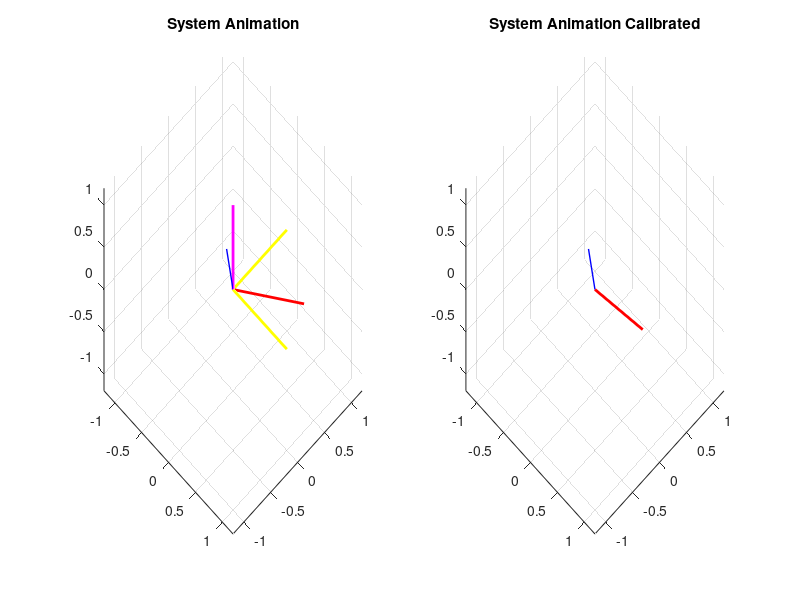

Write MATLAB code to recreate this figure.
%Clears figures, variables, and terminal before plotting
clc;
clear;
close;

%Loading the data file into the program
%format of "   x   y   z   x2   x2   z2"
%Secont vector is the roll orientation vector
filename = input("Filename: ", 's');
load('vec.dat');
h = length(vec);

%Defines the unit vector which defines the real upwards (Z) direction
newUpVector = [0,0,1];
newUpVector = newUpVector/norm(newUpVector);

%obtains a perpindicular unit vector to the upwards direction
newYVector = [0, 1, (-newUpVector(2)/newUpVector(3))];
newYVector = newYVector/norm(newYVector);

%finds the last unit vector for the axis based on the first two
newXVector = cross(newYVector,newUpVector);

%creates a direction cosine matrix based on the new axis
calDCM = [newXVector(1), newYVector(1), newUpVector(1);...
    newXVector(2), newYVector(2), newUpVector(2);...
    newXVector(3), newYVector(3), newUpVector(3);];

%separates the direction and roll vectors out of the raw data
dirVecCal = zeros(h,3);
rolVecCal = zeros(h,3);

%applies DCM to the direction vector
dirVec = vec(:,1:3);
dirVecCal(:,1) = dirVec(:,1)*calDCM(1,1) + dirVec(:,2) * calDCM(1,2)...
    + dirVec(:,3) * calDCM(1,3);
dirVec(:,2) = dirVec(:,1)*calDCM(2,1) + dirVec(:,2) * calDCM(2,2)...
    + dirVecCal(:,3) * calDCM(2,3);
dirVecCal(:,3) = dirVec(:,1)*calDCM(3,1) + dirVec(:,2) * calDCM(3,2)...
    + dirVec(:,3) * calDCM(3,3);

%applies DCM to the roll vector
rolVec = vec(:,4:6);
rolVecCal(:,1) = rolVec(:,1)*calDCM(1,1) + rolVec(:,2) * calDCM(1,2)...
    + rolVec(:,3) * calDCM(1,3);
rolVecCal(:,2) = rolVec(:,1)*calDCM(2,1) + rolVec(:,2) * calDCM(2,2)...
    + rolVec(:,3) * calDCM(2,3);
rolVecCal(:,3) = rolVec(:,1)*calDCM(3,1) + rolVec(:,2) * calDCM(3,2)...
    + rolVec(:,3) * calDCM(3,3);

%projVec(:,1:3) = rolVec(:,1:3) - dot(rolVec(:,1:3),norm(dirVec(:,1:3)))*rolVec(:,1:3);

%Creates first plot
%this plot contains the unmodified direction and roll data
subplot(1,2,1);
hold on;
xlim([-1.2 1.2])
ylim([-1.2 1.2])
zlim([-1.2 1.2])
title("System Animation")

% oldUpVecLine = plot3([0,0],[0,0],[0,1], 'c', 'Linewidth', 2);
% oldYVecLine = plot3([0,0],[0,1],[0,0], 'g', 'Linewidth', 2);
% oldXVecLine = plot3([0,1],[0,0],[0,0], 'g', 'Linewidth', 2);

%shows the new axis on the first plot
newUpVecLine = plot3([0,newUpVector(1)],[0,newUpVector(2)],[0,newUpVector(3)], 'm', 'Linewidth', 2);
newYVecLine = plot3([0,newYVector(1)],[0,newYVector(2)],[0,newYVector(3)], 'y', 'Linewidth', 2);
newXVecLine = plot3([0,newXVector(1)],[0,newXVector(2)],[0,newXVector(3)], 'y', 'Linewidth', 2);

%initialized plot objects for the first plot
vectorLine = plot3([0,1],[0,1],[0,1], 'r', 'Linewidth', 2);
rollLine = plot3([0,0],[0,0],[0,0], 'b', 'Linewidth', 1); 
view(45,45);
grid on;

%Creates second plot
%Contains data adjusted for the new axis system
subplot(1,2,2);
hold on;
xlim([-1.2 1.2])
ylim([-1.2 1.2])
zlim([-1.2 1.2])
title("System Animation Calibrated")
vectorLineCal = plot3([0,1],[0,1],[0,1], 'r', 'Linewidth', 2);
rollLineCal = plot3([0,0],[0,0],[0,0], 'b', 'Linewidth', 1); 
view(45,45);
grid on;

%loop contains animation code for the plots
for ii = 1:h
    %updates the objects in the first plot
    set(vectorLine,'XData',[0,vec(ii,1)],'YData',[0,vec(ii,2)],'ZData',[0,vec(ii,3)]);
    set(rollLine,'XData',[0,vec(ii,4)]/2,'YData',[0,vec(ii,5)]/2,'ZData',[0,vec(ii,6)]/2);
    
    %updates the objects in the second plot
    set(vectorLineCal,'XData',[0,dirVecCal(ii,1)],'YData',[0,dirVecCal(ii,2)],'ZData',[0,dirVecCal(ii,3)]);
    set(rollLineCal,'XData',[0,rolVecCal(ii,1)]/2,'YData',[0,rolVecCal(ii,2)]/2,'ZData',[0,rolVecCal(ii,3)]/2);
    
    %1/20 second delay and draw command
    %hopefully maintians 20 fps
    pause(0.05)
    drawnow
end


